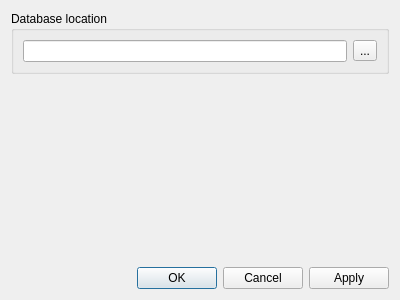
<?xml version="1.0" encoding="UTF-8"?>
<ui version="4.0">
 <class>SettingsDialog</class>
 <widget class="QDialog" name="SettingsDialog">
  <property name="geometry">
   <rect>
    <x>0</x>
    <y>0</y>
    <width>400</width>
    <height>300</height>
   </rect>
  </property>
  <property name="windowTitle">
   <string>Settings</string>
  </property>
  <layout class="QVBoxLayout" name="verticalLayout">
   <item>
    <widget class="QGroupBox" name="groupBox">
     <property name="title">
      <string>Database location</string>
     </property>
     <layout class="QHBoxLayout" name="horizontalLayout">
      <item>
       <widget class="QLineEdit" name="dataBasePathTxt"/>
      </item>
      <item>
       <widget class="QToolButton" name="browseDataBaseBtn">
        <property name="text">
         <string>...</string>
        </property>
       </widget>
      </item>
     </layout>
    </widget>
   </item>
   <item>
    <spacer name="verticalSpacer">
     <property name="orientation">
      <enum>Qt::Vertical</enum>
     </property>
     <property name="sizeHint" stdset="0">
      <size>
       <width>20</width>
       <height>40</height>
      </size>
     </property>
    </spacer>
   </item>
   <item>
    <widget class="QDialogButtonBox" name="buttonBox">
     <property name="orientation">
      <enum>Qt::Horizontal</enum>
     </property>
     <property name="standardButtons">
      <set>QDialogButtonBox::Apply|QDialogButtonBox::Cancel|QDialogButtonBox::Ok</set>
     </property>
    </widget>
   </item>
  </layout>
 </widget>
 <resources/>
 <connections>
  <connection>
   <sender>buttonBox</sender>
   <signal>accepted()</signal>
   <receiver>SettingsDialog</receiver>
   <slot>accept()</slot>
   <hints>
    <hint type="sourcelabel">
     <x>248</x>
     <y>254</y>
    </hint>
    <hint type="destinationlabel">
     <x>157</x>
     <y>274</y>
    </hint>
   </hints>
  </connection>
  <connection>
   <sender>buttonBox</sender>
   <signal>rejected()</signal>
   <receiver>SettingsDialog</receiver>
   <slot>reject()</slot>
   <hints>
    <hint type="sourcelabel">
     <x>316</x>
     <y>260</y>
    </hint>
    <hint type="destinationlabel">
     <x>286</x>
     <y>274</y>
    </hint>
   </hints>
  </connection>
 </connections>
</ui>
